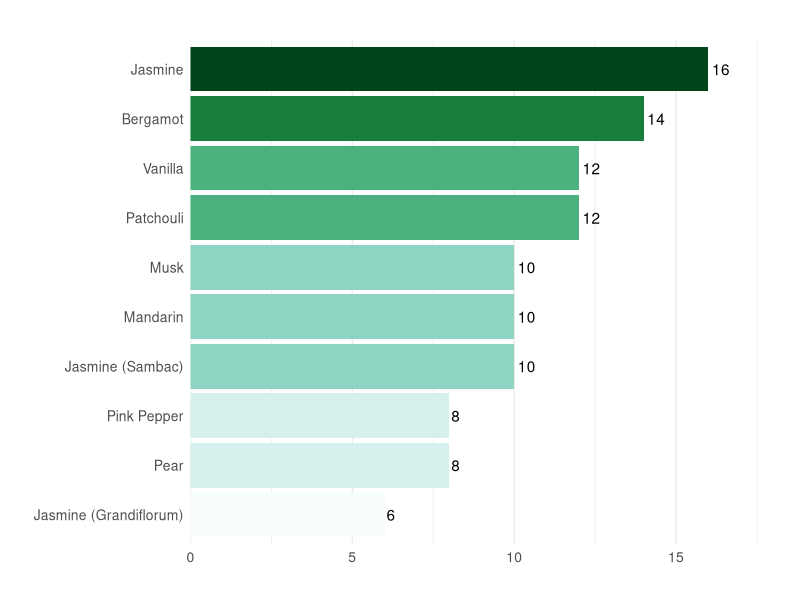

Recreate this plot in R.
# Load required libraries
library(ggplot2)
library(RColorBrewer)

# Read the CSV file
data <- read.csv("top_ingredients.csv")

# Sort data by Count in descending order and keep top 10
data <- data[order(-data$Count), ]
data_top10 <- head(data, 10)

# Create the bar chart
ggplot(data_top10, aes(x = reorder(Ingredient, Count), y = Count, fill = Count)) +
  geom_bar(stat = "identity") +
  geom_text(aes(label = Count), hjust = -0.2) +
  coord_flip() +
  scale_fill_gradientn(colors = brewer.pal(11, "BuGn")) +
  theme_minimal() +
  labs(
    x = "",
    y = "",
    title = ""
  ) +
  scale_y_continuous(expand = expansion(mult = c(0, 0.15))) +
  theme(
    panel.grid.major.y = element_blank(),
    panel.grid.minor.y = element_blank(),
    axis.text = element_text(size = 10),
    plot.margin = margin(10, 10, 10, 10),
    legend.position = "none"
  )